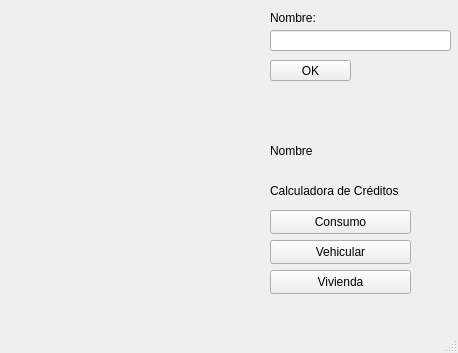
<?xml version="1.0" encoding="UTF-8"?>
<ui version="4.0">
 <class>MainWindow</class>
 <widget class="QMainWindow" name="MainWindow">
  <property name="geometry">
   <rect>
    <x>0</x>
    <y>0</y>
    <width>458</width>
    <height>353</height>
   </rect>
  </property>
  <property name="windowTitle">
   <string>MainWindow</string>
  </property>
  <widget class="QWidget" name="centralwidget">
   <widget class="QWidget" name="widget" native="true">
    <property name="geometry">
     <rect>
      <x>10</x>
      <y>20</y>
      <width>241</width>
      <height>271</height>
     </rect>
    </property>
   </widget>
   <widget class="QWidget" name="widget_botones" native="true">
    <property name="enabled">
     <bool>true</bool>
    </property>
    <property name="geometry">
     <rect>
      <x>260</x>
      <y>130</y>
      <width>191</width>
      <height>171</height>
     </rect>
    </property>
    <widget class="QPushButton" name="pushButton">
     <property name="geometry">
      <rect>
       <x>10</x>
       <y>80</y>
       <width>141</width>
       <height>24</height>
      </rect>
     </property>
     <property name="text">
      <string>Consumo</string>
     </property>
    </widget>
    <widget class="QPushButton" name="pushButton_2">
     <property name="geometry">
      <rect>
       <x>10</x>
       <y>110</y>
       <width>141</width>
       <height>24</height>
      </rect>
     </property>
     <property name="text">
      <string>Vehicular</string>
     </property>
    </widget>
    <widget class="QPushButton" name="button_vivienda">
     <property name="geometry">
      <rect>
       <x>10</x>
       <y>140</y>
       <width>141</width>
       <height>24</height>
      </rect>
     </property>
     <property name="text">
      <string>Vivienda</string>
     </property>
    </widget>
    <widget class="QLabel" name="label_nombre">
     <property name="geometry">
      <rect>
       <x>10</x>
       <y>10</y>
       <width>171</width>
       <height>21</height>
      </rect>
     </property>
     <property name="text">
      <string>Nombre</string>
     </property>
    </widget>
    <widget class="QLabel" name="label_nombre_2">
     <property name="geometry">
      <rect>
       <x>10</x>
       <y>50</y>
       <width>171</width>
       <height>21</height>
      </rect>
     </property>
     <property name="text">
      <string>Calculadora de Créditos</string>
     </property>
    </widget>
   </widget>
   <widget class="QWidget" name="widget_nombre" native="true">
    <property name="geometry">
     <rect>
      <x>260</x>
      <y>0</y>
      <width>191</width>
      <height>81</height>
     </rect>
    </property>
    <widget class="QPushButton" name="nombre_button">
     <property name="geometry">
      <rect>
       <x>10</x>
       <y>60</y>
       <width>81</width>
       <height>21</height>
      </rect>
     </property>
     <property name="text">
      <string>OK</string>
     </property>
    </widget>
    <widget class="QLabel" name="label">
     <property name="geometry">
      <rect>
       <x>10</x>
       <y>10</y>
       <width>111</width>
       <height>16</height>
      </rect>
     </property>
     <property name="text">
      <string>Nombre:</string>
     </property>
    </widget>
    <widget class="QLineEdit" name="nombre_edit">
     <property name="geometry">
      <rect>
       <x>10</x>
       <y>30</y>
       <width>181</width>
       <height>21</height>
      </rect>
     </property>
    </widget>
   </widget>
  </widget>
  <widget class="QMenuBar" name="menubar">
   <property name="geometry">
    <rect>
     <x>0</x>
     <y>0</y>
     <width>458</width>
     <height>22</height>
    </rect>
   </property>
  </widget>
  <widget class="QStatusBar" name="statusbar"/>
 </widget>
 <resources/>
 <connections/>
</ui>
